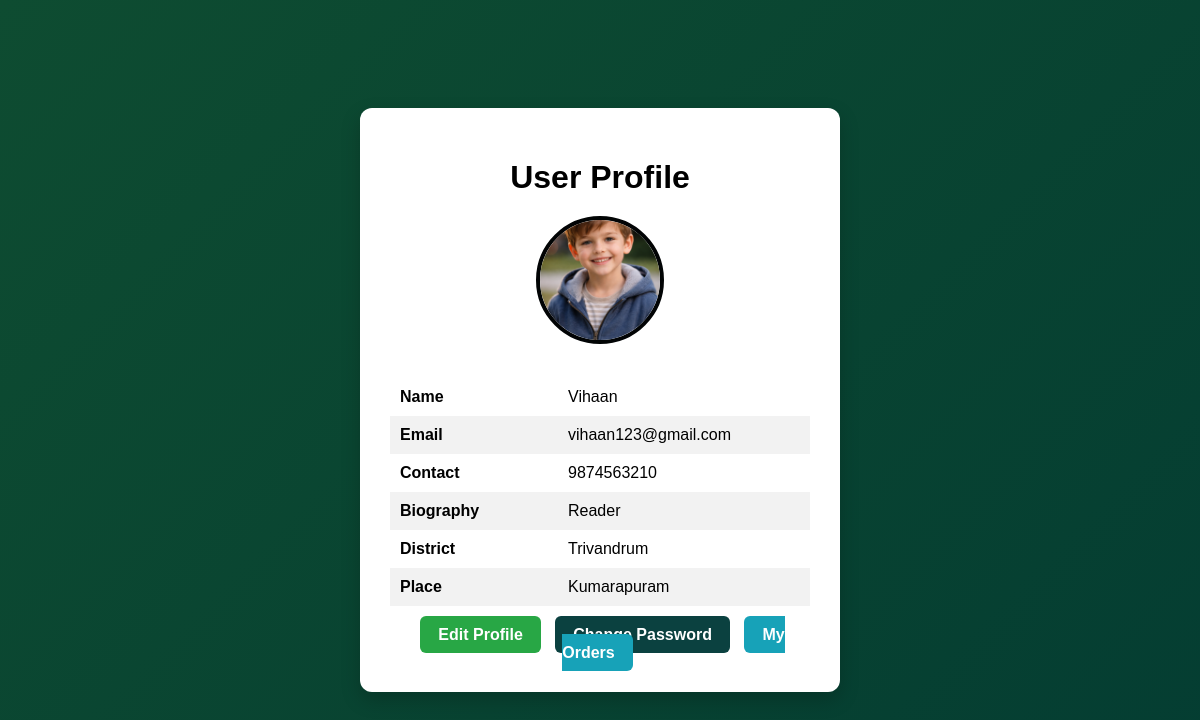
Screenshot of /User/UserProfile/ (signed in) with the database file from the repository.
### Guest/models.py (models this page shows)
class tbl_user(models.Model):
    user_name=models.CharField(max_length=100)
    user_email=models.CharField(max_length=100)
    user_password=models.CharField(max_length=100)
    user_contact=models.CharField(max_length=100)
    place = models.ForeignKey(tbl_place, on_delete=models.CASCADE, null=True, blank=True)
    user_gender=models.CharField(max_length=100)
    user_status=models.IntegerField(default=0)
    user_photo = models.FileField(upload_to='Assets/User/Photos/')
    user_bio=models.CharField(max_length=100)

### Admin/models.py (models this page shows)
class tbl_place(models.Model):
    place_name=models.CharField(max_length=100)
    district_id= models.ForeignKey(tbl_district, on_delete=models.CASCADE, null=True, blank=True)

class tbl_district(models.Model):
    district_name=models.CharField(max_length=100)

### User/views.py (the view)
# urls.py: path('UserProfile/', views.UserProfile, name='UserProfile'),
def UserProfile(request):
    if 'uid' not in request.session:
        return redirect('Guest:Login')
    userdata = tbl_user.objects.get(id=request.session['uid'])
    return render(request, 'User/UserProfile.html', {'data': userdata})

### User/Templates/User/UserProfile.html (shortened to what this page needs)
<!DOCTYPE html>
<html lang="en">
<head>
</head>
<body>
        <div class="profile-card">
                <h1>User Profile</h1>
                <img src="{{data.user_photo.url}}" class="profile-img">
                <table>
                        <tr>
                                <td>Name</td>
                                <td>{{data.user_name}}</td>
                        </tr>
                        <tr>
                                <td>Email</td>
                                <td>{{data.user_email}}</td>
                        </tr>
                        <tr>
                                <td>Contact</td>
                                <td>{{data.user_contact}}</td>
                        </tr>
                        <tr>
                                <td>Biography</td>
                                <td>{{data.user_bio}}</td>
                        </tr>
                        <tr>
                                <td>District</td>
                                <td>{{data.place.district_id.district_name}}</td>
                        </tr>
                        <tr>
                                <td>Place</td>
                                <td>{{data.place.place_name}}</td>
                        </tr>
                </table>
                <div class="buttons">
                        <a href="{% url 'User:UserEditProfile' %}" class="edit">Edit Profile</a>
                        <a href="{% url 'User:UserChangePassword' %}" class="password">Change Password</a>
                        <a href="{% url 'User:MyBookings' %}" class="orders" style="background: #17a2b8;">My Orders</a>
                </div>
        </div>
</body>
</html>

### User/Templates/User/UserProfile.html (style rules this page uses)
body { font-family: Arial, Helvetica, sans-serif; background: linear-gradient(135deg, #0e4c31, #043d32); margin: 0; padding: 0; height: 100vh; display: flex; justify-content: center; align-items: center; }
.profile-card { background: white; width: 420px; padding: 30px; border-radius: 12px; box-shadow: 0 8px 20px rgba(0, 0, 0, 0.2); text-align: center; }
.profile-card h1 { margin-bottom: 20px; }
.profile-img { width: 120px; height: 120px; border-radius: 50%; object-fit: cover; border: 4px solid #020405; margin-bottom: 20px; }
table { width: 100%; border-collapse: collapse; margin-top: 10px; }
td { padding: 10px; text-align: left; }
td:first-child { font-weight: bold; width: 40%; }
tr:nth-child(even) { background: #f2f2f2; }
.buttons { margin-top: 20px; }
.buttons a { text-decoration: none; padding: 10px 18px; border-radius: 6px; margin: 5px; color: white; font-weight: bold; }
.edit { background: #28a745; }
.password { background: #0b4140; }

### rows the page displays
tbl_user: user_photo (picture), user_name "Vihaan", user_email "vihaan123@gmail.com", user_contact "9874563210", user_bio "Reader", place.district_id.district_name "Trivandrum", place.place_name "Kumarapuram"
